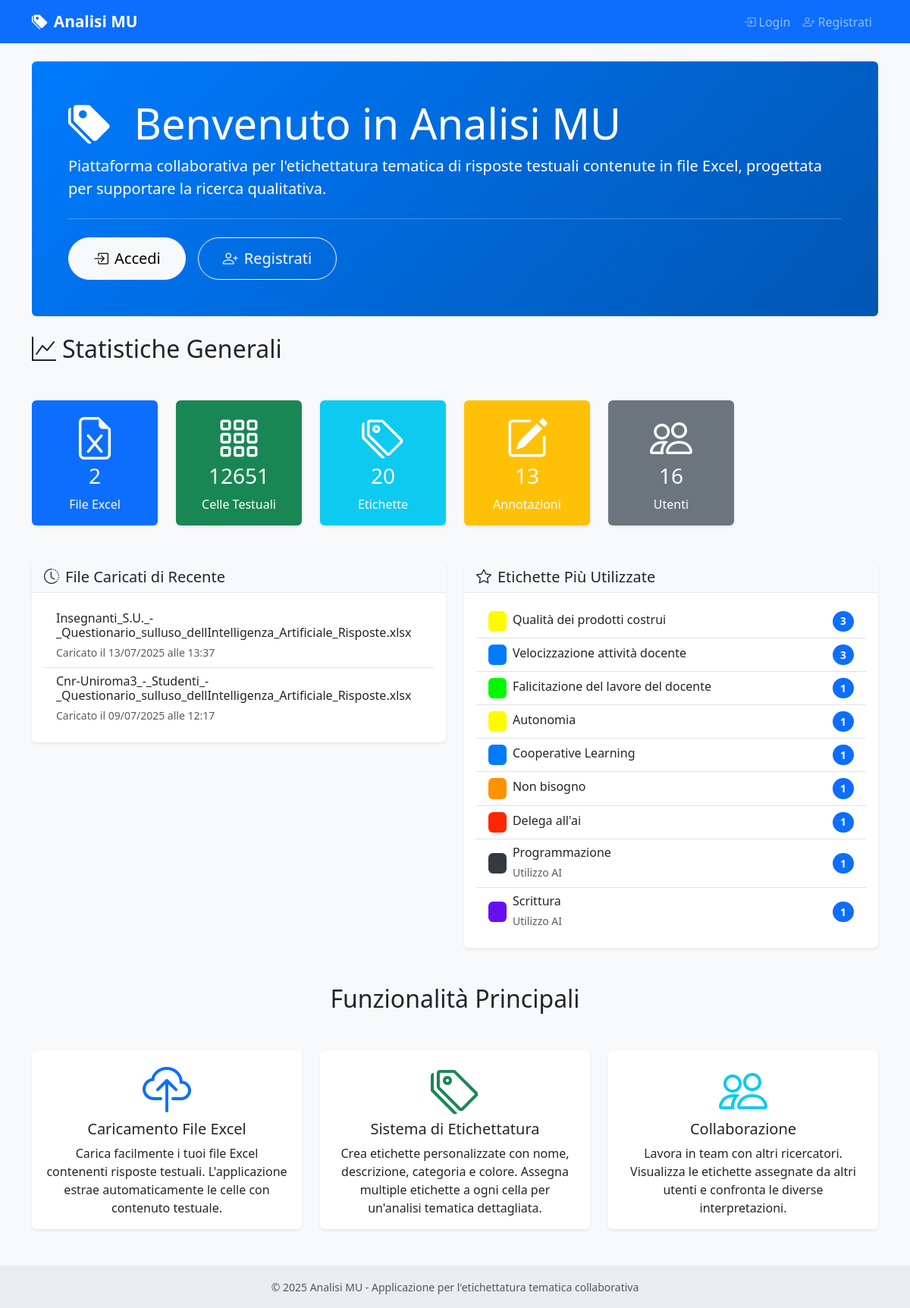
The page / on the database its author committed.
### models.py (models this page shows, shortened)
class ExcelFile(db.Model):
    id = db.Column(db.Integer, primary_key=True)
    filename = db.Column(db.String(255), nullable=False)
    original_filename = db.Column(db.String(255), nullable=False)
    file_path = db.Column(db.String(500), nullable=False)
    uploaded_by = db.Column(db.Integer, db.ForeignKey('user.id'), nullable=False)
    uploaded_at = db.Column(db.DateTime, default=datetime.utcnow)
    uploader = db.relationship('User', backref='uploaded_files')
    text_cells = db.relationship('TextCell', backref='excel_file', lazy=True, cascade='all, delete-orphan')

class Label(db.Model):
    id = db.Column(db.Integer, primary_key=True)
    name = db.Column(db.String(100), nullable=False, unique=True)
    description = db.Column(db.Text)
    category_id = db.Column(db.Integer, db.ForeignKey('category.id'), nullable=True)
    category = db.Column(db.String(50))  # Manteniamo per compatibilità, sarà deprecato
    color = db.Column(db.String(7), default='#007bff')  # Colore HEX
    is_active = db.Column(db.Boolean, default=True)  # Soft delete
    created_at = db.Column(db.DateTime, default=datetime.utcnow)
    updated_at = db.Column(db.DateTime, default=datetime.utcnow, onupdate=datetime.utcnow)
    annotations = db.relationship('CellAnnotation', backref='label', lazy=True, cascade='all, delete-orphan')
    category_obj = db.relationship('Category', foreign_keys=[category_id], back_populates='labels')

### routes/main.py (the view)
@main_bp.route('/')
def index():
    stats = {
        'total_files': ExcelFile.query.count(),
        'total_cells': TextCell.query.count(),
        'total_labels': Label.query.count(),
        'total_annotations': CellAnnotation.query.count(),
        'total_users': User.query.count()
    }
    recent_files = ExcelFile.query.order_by(ExcelFile.uploaded_at.desc()).limit(5).all()
    popular_labels = db.session.query(Label, db.func.count(CellAnnotation.id).label('count'))\
        .join(CellAnnotation)\
        .group_by(Label.id)\
        .order_by(db.desc('count'))\
        .limit(10)\
        .all()
    return render_template('main/index.html',
                         stats=stats,
                         recent_files=recent_files,
                         popular_labels=popular_labels)

### templates/main/index.html (shortened to what this page needs)
{% extends "base.html" %}
{% block content %}
<div class="row">
    <div class="col-12">
        <div class="jumbotron bg-primary text-white rounded p-5 mb-4">
            <h1 class="display-4">
                <i class="bi bi-tags-fill me-3"></i>
                Benvenuto in Analisi MU
            </h1>
            <p class="lead">
                Piattaforma collaborativa per l'etichettatura tematica di risposte testuali
                contenute in file Excel, progettata per supportare la ricerca qualitativa.
            </p>
            {% if not current_user.is_authenticated %}
            <hr class="my-4">
            <div class="d-flex gap-3">
                <a class="btn btn-light btn-lg" href="{{ url_for('auth.login') }}" role="button">
                    <i class="bi bi-box-arrow-in-right me-2"></i>Accedi
                </a>
                <a class="btn btn-outline-light btn-lg" href="{{ url_for('auth.register') }}" role="button">
                    <i class="bi bi-person-plus me-2"></i>Registrati
                </a>
            </div>
            {% else %}
            <hr class="my-4">
            <a class="btn btn-light btn-lg" href="{{ url_for('main.dashboard') }}" role="button">
                <i class="bi bi-speedometer2 me-2"></i>Vai alla Dashboard
            </a>
            {% endif %}
        </div>
    </div>
</div>
<div class="row mb-4">
    <div class="col-12">
        <h2 class="mb-4">
            <i class="bi bi-graph-up me-2"></i>Statistiche Generali
        </h2>
    </div>
</div>
<div class="row mb-5">
    <div class="col-md-2">
        <div class="card bg-primary text-white">
            <div class="card-body text-center">
                <i class="bi bi-file-earmark-excel display-4 mb-2"></i>
                <h3 class="card-title">{{ stats.total_files }}</h3>
                <p class="card-text">File Excel</p>
            </div>
        </div>
    </div>
    <div class="col-md-2">
        <div class="card bg-success text-white">
            <div class="card-body text-center">
                <i class="bi bi-grid-3x3-gap display-4 mb-2"></i>
                <h3 class="card-title">{{ stats.total_cells }}</h3>
                <p class="card-text">Celle Testuali</p>
            </div>
        </div>
    </div>
    <div class="col-md-2">
        <div class="card bg-info text-white">
            <div class="card-body text-center">
                <i class="bi bi-tags display-4 mb-2"></i>
                <h3 class="card-title">{{ stats.total_labels }}</h3>
                <p class="card-text">Etichette</p>
            </div>
        </div>
    </div>
    <div class="col-md-2">
        <div class="card bg-warning text-white">
            <div class="card-body text-center">
                <i class="bi bi-pencil-square display-4 mb-2"></i>
                <h3 class="card-title">{{ stats.total_annotations }}</h3>
                <p class="card-text">Annotazioni</p>
            </div>
        </div>
    </div>
    <div class="col-md-2">
        <div class="card bg-secondary text-white">
            <div class="card-body text-center">
                <i class="bi bi-people display-4 mb-2"></i>
                <h3 class="card-title">{{ stats.total_users }}</h3>
                <p class="card-text">Utenti</p>
            </div>
        </div>
    </div>
</div>
<div class="row">
    <div class="col-md-6">
        <div class="card">
            <div class="card-header">
                <h5 class="mb-0">
                    <i class="bi bi-clock-history me-2"></i>File Caricati di Recente
                </h5>
            </div>
            <div class="card-body">
                {% if recent_files %}
                <div class="list-group list-group-flush">
                    {% for file in recent_files %}
                    <div class="list-group-item d-flex justify-content-between align-items-center">
                        <div>
                            <h6 class="mb-1">{{ file.original_filename }}</h6>
                            <small class="text-muted">
                                Caricato il {{ file.uploaded_at.strftime('%d/%m/%Y alle %H:%M') }}
                            </small>
                        </div>
                    </div>
                    {% endfor %}
                </div>
                {% else %}
                <p class="text-muted">Nessun file caricato ancora.</p>
                {% endif %}
            </div>
        </div>
    </div>
    <div class="col-md-6">
        <div class="card">
            <div class="card-header">
                <h5 class="mb-0">
                    <i class="bi bi-star me-2"></i>Etichette Più Utilizzate
                </h5>
            </div>
            <div class="card-body">
                {% if popular_labels %}
                <div class="list-group list-group-flush">
                    {% for label, count in popular_labels %}
                    <div class="list-group-item d-flex justify-content-between align-items-center">
                        <div class="d-flex align-items-center">
                            <span class="badge me-2" style="background-color: {{ label.color }};">
                            </span>
                            <div>
                                <h6 class="mb-1">{{ label.name }}</h6>
                                {% if label.category %}
                                <small class="text-muted">{{ label.category }}</small>
                                {% endif %}
                            </div>
                        </div>
                        <span class="badge bg-primary rounded-pill">{{ count }}</span>
                    </div>
                    {% endfor %}
                </div>
                {% else %}
                <p class="text-muted">Nessuna etichetta utilizzata ancora.</p>
                {% endif %}
            </div>
        </div>
    </div>
</div>
{% if not current_user.is_authenticated %}
<div class="row mt-5">
    <div class="col-12">
        <h2 class="text-center mb-5">Funzionalità Principali</h2>
    </div>
</div>
<div class="row mb-5">
    <div class="col-md-4">
        <div class="card h-100">
            <div class="card-body text-center">
                <i class="bi bi-cloud-upload display-3 text-primary mb-3"></i>
                <h5 class="card-title">Caricamento File Excel</h5>
                <p class="card-text">
                    Carica facilmente i tuoi file Excel contenenti risposte testuali.
                    L'applicazione estrae automaticamente le celle con contenuto testuale.
                </p>
            </div>
        </div>
    </div>
    <div class="col-md-4">
        <div class="card h-100">
            <div class="card-body text-center">
                <i class="bi bi-tags display-3 text-success mb-3"></i>
                <h5 class="card-title">Sistema di Etichettatura</h5>
                <p class="card-text">
                    Crea etichette personalizzate con nome, descrizione, categoria e colore.
                    Assegna multiple etichette a ogni cella per un'analisi tematica dettagliata.
                </p>
            </div>
        </div>
    </div>
    <div class="col-md-4">
        <div class="card h-100">
            <div class="card-body text-center">
                <i class="bi bi-people display-3 text-info mb-3"></i>
                <h5 class="card-title">Collaborazione</h5>
                <p class="card-text">
                    Lavora in team con altri ricercatori. Visualizza le etichette assegnate
                    da altri utenti e confronta le diverse interpretazioni.
                </p>
            </div>
        </div>
    </div>
</div>
{% endif %}
{% endblock %}

### templates/base.html (shortened to what this page needs)
<!DOCTYPE html>
<html lang="it">
<head>
    <link href="https://cdn.jsdelivr.net/npm/bootstrap@5.3.0/dist/css/bootstrap.min.css" rel="stylesheet">
    <link href="https://cdn.jsdelivr.net/npm/bootstrap-icons@1.10.0/font/bootstrap-icons.css" rel="stylesheet">
    <link href="{{ url_for('static', filename='css/style.css') }}" rel="stylesheet">
</head>
<body>
    <nav class="navbar navbar-expand-lg navbar-dark bg-primary">
        <div class="container">
            <a class="navbar-brand" href="{{ url_for('main.index') }}">
                <i class="bi bi-tags-fill me-2"></i>Analisi MU
            </a>
            <div class="collapse navbar-collapse" id="navbarNav">
                <ul class="navbar-nav">
                    {% if current_user.is_authenticated %}
                    <li class="nav-item dropdown">
                        <a class="nav-link dropdown-toggle" href="#" id="userDropdown" role="button" data-bs-toggle="dropdown">
                            <i class="bi bi-person-circle me-1"></i>{{ current_user.username }}
                        </a>
                        <ul class="dropdown-menu dropdown-menu-end">
                            <li><a class="dropdown-item" href="{{ url_for('admin.profile') }}">
                                <i class="bi bi-person me-1"></i>Il Mio Profilo
                            </a></li>
                            <li><hr class="dropdown-divider"></li>
                            <li><a class="dropdown-item" href="{{ url_for('auth.logout') }}">
                                <i class="bi bi-box-arrow-right me-1"></i>Logout
                            </a></li>
                        </ul>
                    </li>
                    {% else %}
                    <li class="nav-item">
                        <a class="nav-link" href="{{ url_for('auth.login') }}">
                            <i class="bi bi-box-arrow-in-right me-1"></i>Login
                        </a>
                    </li>
                    <li class="nav-item">
                        <a class="nav-link" href="{{ url_for('auth.register') }}">
                            <i class="bi bi-person-plus me-1"></i>Registrati
                        </a>
                    </li>
                    {% endif %}
                </ul>
            </div>
        </div>
    </nav>
    <main class="container my-4">
        {% block content %}{% endblock %}
    </main>
    <footer class="bg-light text-center text-lg-start mt-5">
        <div class="text-center p-3" style="background-color: rgba(0, 0, 0, 0.05);">
            <small class="text-muted">
                © 2025 Analisi MU - Applicazione per l'etichettatura tematica collaborativa
            </small>
        </div>
    </footer>
</body>
</html>

### static/css/style.css (style rules this page uses)
:root { --primary-color: #007bff; --success-color: #28a745; --warning-color: #ffc107; --danger-color: #dc3545; --info-color: #17a2b8; --light-color: #f8f9fa; --dark-color: #343a40; }
body { font-family: 'Segoe UI', Tahoma, Geneva, Verdana, sans-serif; background-color: #f8f9fa; }
.navbar-brand { font-weight: 600; font-size: 1.3rem; }
.card { border: none; box-shadow: 0 0.125rem 0.25rem rgba(0, 0, 0, 0.075); transition: box-shadow 0.15s ease-in-out; }
.card-header { background-color: #f8f9fa; border-bottom: 1px solid #e9ecef; font-weight: 600; }
.jumbotron { background: linear-gradient(135deg, var(--primary-color) 0%, #0056b3 100%); }
.btn { border-radius: 50px; font-weight: 500; transition: all 0.2s ease; }
.btn-lg { border-radius: 50px; padding: 0.75rem 2rem; }
.badge { font-size: 0.85em; padding: 0.5em 0.75em; }

### rows shown on the page
ExcelFile: original_filename "Insegnanti_S.U._-_Questionario_sulluso_dellIntelligenza_Artificiale_Risposte.xlsx", uploaded_at "13/07/2025 alle 13:37"
ExcelFile: original_filename "Cnr-Uniroma3_-_Studenti_-_Questionario_sulluso_dellIntelligenza_Artificiale_Risposte.xlsx", uploaded_at "09/07/2025 alle 12:17"
Label: name "Qualità dei prodotti costrui", count "3"
Label: name "Velocizzazione attività docente", count "3"
Label: name "Falicitazione del lavore del docente", is_active "1"
Label: name "Autonomia", is_active "1"
Label: name "Cooperative Learning", is_active "1"
Label: name "Non bisogno", is_active "1"
Label: name "Delega all'ai", is_active "1"
Label: name "Programmazione", category "Utilizzo AI", is_active "1"
Label: name "Scrittura", category "Utilizzo AI", is_active "1"

### other values the page prints
{{ stats.total_files }} "2"
{{ stats.total_cells }} "12651"
{{ stats.total_labels }} "20"
{{ stats.total_annotations }} "13"
{{ stats.total_users }} "16"
